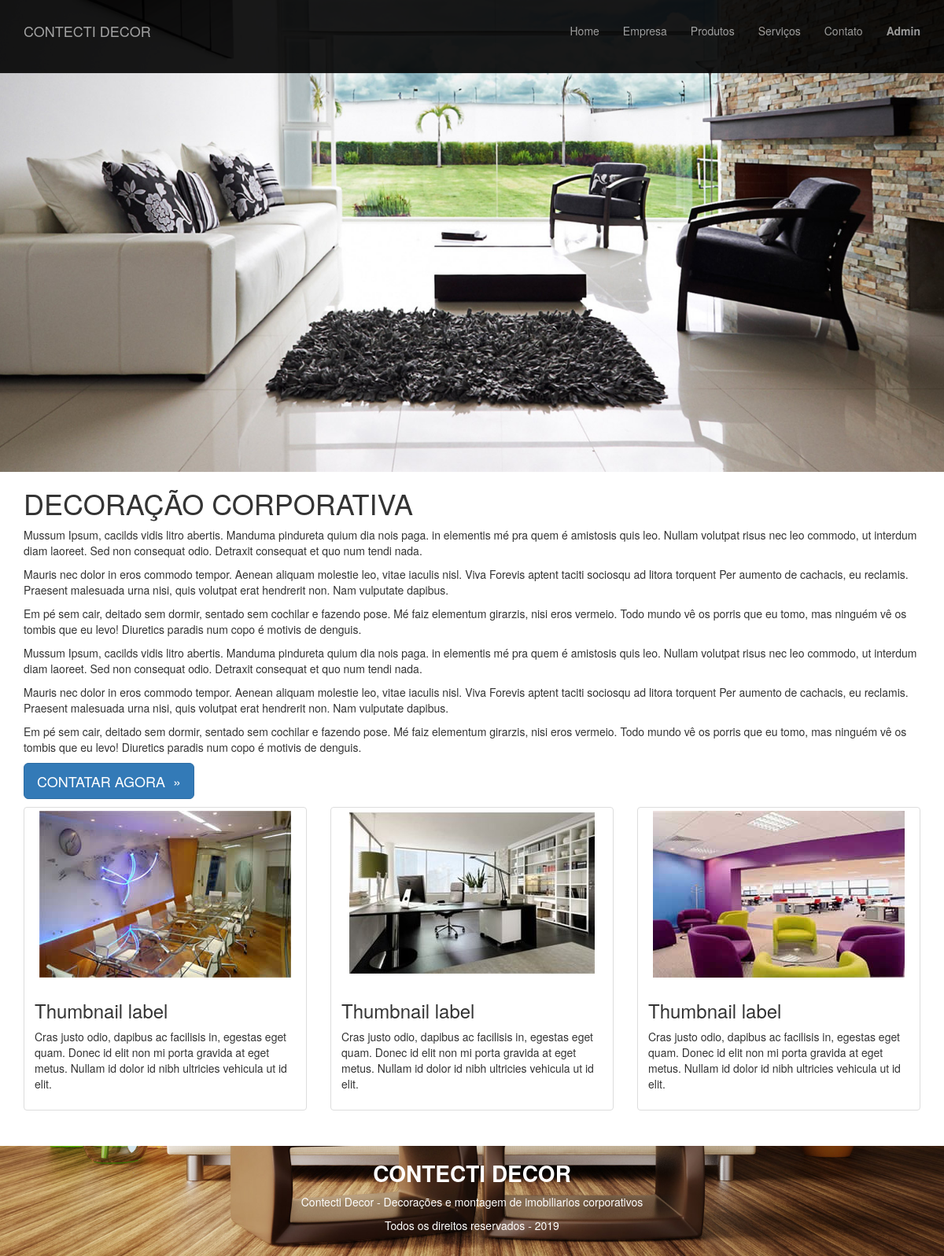
The page / on the database its author committed.
### tables this page shows
CREATE TABLE paginas (
  id INT NOT NULL AUTO_INCREMENT,
  titulo VARCHAR(255),
  slug VARCHAR(255),
  texto TEXT,
  criado DATETIME,
  modificado DATETIME,
  PRIMARY KEY (id)
);

### App/controllers/homeController.php (called while the page is built, shortened)
<?php
require_once('App/System/site_settings.php');
function index(){
    $_POST['home'] = SelectAll();
    View('App/views/home/'.$_GET['action'].'.phtml');
}

### App/System/site_settings.php (called while the page is built, shortened)
<?php
$action = $_GET['action'];
$action = str_replace('-','_',$action);
GetActionValid($action, $array);

### App/System/database.php (called while the page is built, shortened)
<?php
$oConn=null;
function DbOpenConnection() {
    global $oConn;
    if ($oConn == null) {
        try
        {
            $oConn = new PDO( 'mysql:host=' . MYSQL_HOST . ';dbname=' . MYSQL_DB_NAME, MYSQL_USER, MYSQL_PASSWORD );
            $oConn->exec("set names utf8");
        }
        catch ( PDOException $e )
        {
            echo 'Não foi possivel estabelecer uma conexão com banco. <br> Código do erro: '.$e->getCode() . ' <br> Descrição do erro: '. $e->getMessage();
        }
    }
    return $oConn;
}

### App/models/home.php (called while the page is built, shortened)
<?php
function SelectAll(){
    $sql = "select * from `paginas` where slug = 'home' limit 1";
    $result = DbOpenConnection()->query( $sql );
    return $result->fetch(PDO::FETCH_ASSOC);
}

### App/views/home/index.phtml (the view)
<?php $conteudo = $_POST['home']; ?>
<div class="">
    <h1>
        <?php echo $conteudo['titulo']; ?>
    </h1>
    <?php echo $conteudo['texto']; ?>
</div>

### index.php (shortened to what this page needs)
<?php
require_once('App/System/function.php');
require_once('App/System/rotas.php');
require_once('App/System/database.php');
if(getTipo($_SERVER['REQUEST_URI']) =='admin'){
    require_once('App/admin/views/layout/default.phtml');
}else{
    require_once('App/views/layout/default.phtml');
}
function ContentPlaceHolder() {
    $rota = parse_url("http://".$_SERVER['HTTP_HOST'].$_SERVER['REQUEST_URI']);
    $rota = str_replace('.','-',$rota);
    Rotas($rota['path']);
}

### App/views/layout/default.phtml (shortened to what this page needs)
<!DOCTYPE html>
<html lang="pt_br">
<head>
    <link href="/App/assets/css/bootstrap.min.css" rel="stylesheet" />
    <link href="/App/assets/css/style.css" rel="stylesheet" />
    <?php
    $url = $_SERVER['REQUEST_URI'];
    $iidd = 'header';
    ?>
</head>
<body>
<header id="<?php echo $iidd; ?>">
    <nav id="navigation" class="navbar navbar-inverse navbar-fixed-top">
        <div class="container">
            <div id="brand" class="navbar-header">
                <a href="/" class="navbar-brand">CONTECTI DECOR</a>
            </div>
            <div class="collapse navbar-collapse" id="bs-navbar-collapse">
                <ul class="nav navbar-nav navbar-right">
                    <li
                        <?php if ($url == '/home') {
                            echo "class='active'";
                        } ?>>
                        <a href="/home">Home</a>
                    </li>
                    <li
                        <?php if ($url == '/empresa') {
                            echo "class='active'";
                        } ?>>
                        <a href="/empresa">Empresa</a>
                    </li>
                    <li
                        <?php if ($url == '/produtos') {
                            echo "class='active'";
                        } ?>>
                        <a href="/produtos">Produtos</a>
                    </li>
                    <li
                        <?php if ($url == '/servicos') {
                            echo "class='active'";
                        } ?>>
                        <a href="/servicos">Servi&ccedil;os</a>
                    </li>
                    <li
                        <?php if ($url == '/contato') {
                            echo "class='active'";
                        } ?>>
                        <a href="/contato">Contato</a>
                    </li>
                    <li class="login-menu">
                        <?php $user = isset($_SESSION['id']) ? $_SESSION['id'] : 0; ?>
                        <?php if($user >0){ ?>
                        <a href="/admin/"><strong>Admin</strong></a>
                        <?php }else{?>
                            <a href="/app/login/"><strong>Admin</strong></a>
                        <?php }?>
                    </li>
                </ul>
            </div>
        </div>
    </nav>
</header>
<section>
    <div class="container">
        <?php ContentPlaceHolder(); ?>
    </div>
</section>
<footer>
    <div class="container footer">
        <div class="row text-center">
            <h2 class="titulo">CONTECTI DECOR</h2>
            <p class="p">Contecti Decor - Decora&ccedil;&otilde;es e montagem de imobiliarios corporativos</p>
            <smal class="smal">
                Todos os direitos reservados - <?php echo urlEncode(date("Y")); ?>
            </smal>
        </div>
    </div>
</footer>
</body>
</html>

### App/System/rotas.php (shortened to what this page needs)
<?php
function is_system_area($area){
    if(is_dir('App/'.$area)) {
        return $area;
    } else {
        return '';
    };
}
function AnalisaRota($path){
    $separador = explode('/',$path);
    $area = '';
    $controller = '';
    $action = '';
    if(array_key_exists('1',$separador)){ $area = $separador[1]; }
    if(is_system_area($area)) {
        if(array_key_exists('2',$separador)){ $controller = $separador[2]; }
        if(count($separador) <= 2 && $controller == ''){
            $separador[0] = $area;
            $separador[1] = 'home';
            $separador[2] = 'index';
        }
        if(count($separador) == 3 && $controller == ''){
            $separador[0] = $area;
            $separador[1] = 'home';
            $separador[2] = 'index';
        }
        if(count($separador) == 3 && $controller != ''){
            $separador[0] = $area;
            $separador[1] = $separador[2];
            $separador[2] = 'index';
        }
        if(array_key_exists('3',$separador)){ $action = $separador[3]; }
        if(count($separador) == 4 && $action == ''){
            $separador[0] = $area;
            $separador[1] = $separador[2];
            $separador[2] = 'index';
        }
        if(count($separador) <= 5 && $action != ''){
            $separador[0] = $area;
            $separador[1] = $separador[2];
            $separador[2] = $action;
            if(array_key_exists('4',$separador)){ $separador[3] = $separador[4]; }
        }
    }else{
        if(count($separador) <= 2 && $separador[1] == '' && $action == ''){
            $separador[0] = '-';
            $separador[1] = 'home';
            $separador[2] = 'index';
        }
        if(count($separador) <= 3 && $action == ''){
            $separador[0] = '-';
            $separador[1] = $separador[1];
            $separador[2] = 'index';
        }else{
            $separador[0] = '-';
            $separador[1] = $separador[1];
            $separador[2] = $separador[2];
            if(array_key_exists('3',$separador)){ $separador[3] = $separador[3]; }
        }
    }
    $QueryString = explode('?', $_SERVER['REQUEST_URI']);
    return $separador;
}
function Rotas($path){
    $separador = AnalisaRota($path);
    $area = $separador[0];
    $controller = $separador[1];
    $action = $separador[2];
    $id = '';
    if(is_system_area($area)){
        if(file_exists('App/'.$area.'/controllers/'.$controller.'Controller.php')){
            $_GET['action'] = $action;
            if($id){$_GET['id'] = $id;}
            if(file_exists('App/' . $area . '/models/' . $controller . '.php')) {
                require_once('App/' . $area . '/models/' . $controller . '.php');
            }
            return require_once('App/'.$area.'/controllers/'.$controller.'Controller.php');
        }else{
            $_GET['action'] = 'pagina-nao-encontrada';
            return require_once('App/controllers/messageController.php');
        }
    }else{
        if(file_exists('App/controllers/'.$controller.'Controller.php')){
            return require_once('App/controllers/'.$controller.'Controller.php');
        }else{
            $_GET['action'] = 'pagina-nao-encontrada';
            return require_once('App/controllers/messageController.php');
        }
    }
}

### App/System/function.php
<?php
function getActionValid($ac, array $arrAction){
    if (in_array($ac, $arrAction, true)) {
        return $ac();
    } else {
        return require_once('App/views/message/pagina_nao_encontrada.phtml');
    };
}
function getTipo($uri){
    $tipo = explode('/', $uri);
    return $tipo[1];
}
function View($fileName){
    if(file_exists($fileName)){
        return require_once($fileName);
    }else{
        return require_once('App/views/message/pagina_nao_encontrada.phtml');
    }
}

### App/assets/css/style.css (style rules this page uses)
body { font-size: 14px;; }
#header { background: url("/App/assets/img/1.jpg"); background-position: center; background-repeat: no-repeat; background-size: cover; background-position: bottom center; width: 100%; min-height: 600px; }
#navigation { width: 100%; min-height: 80px;; background: #000000; opacity: 0.9; }
#brand, #bs-navbar-collapse { padding: 1em 0; }
.footer { background: url("/App/assets/img/2.jpg"); background-repeat: no-repeat; background-size: cover; background-position: bottom center; width: 100%; min-height: 10em; margin-top: 25px; }
.footer .titulo { font-size: 2em; font-weight: bold; color: white; }
.footer .p { color: white; }
.footer .smal { color: white; }
.login-menu { color: #ffff00; }

### rows shown on the page
paginas: titulo "DECORAÇÃO CORPORATIVA", texto "Mussum Ipsum, cacilds vidis litro abertis. Manduma pindureta quium dia nois paga. in elementis mé pra quem é amistosis quis leo. Nullam volutpat risus nec leo commodo, ut interdum diam laoreet. Sed non consequat odio. Detraxit consequat et quo num tendi nada. Mauris nec dolor in eros commodo tempor. Aenean aliquam molestie leo, vitae iaculis nisl. Viva Forevis aptent taciti sociosqu ad litora torquent Per aumento de cachacis, eu reclamis. Praesent malesuada urna nisi, quis volutpat erat hendrerit non. Nam vulputate dapibus. Em pé sem cair, deitado sem dormir, sentado sem cochilar e fazendo pose. Mé faiz elementum girarzis, nisi eros vermeio. Todo mundo vê os porris que eu tomo, mas ninguém…", texto (picture)
